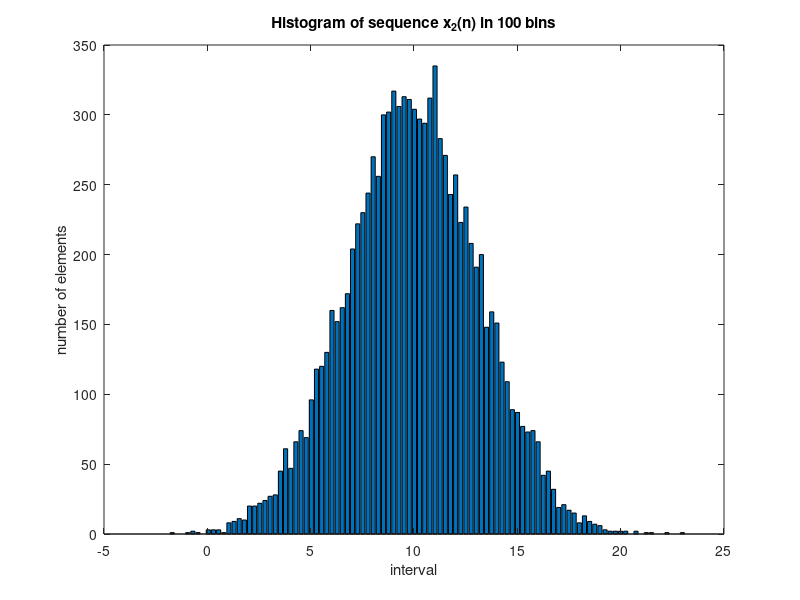

MATLAB code for this plot:
% P2.2.2: x2(n) = gaussian{10,10}
clc;

n2 = [1:10000]; 
x2 = 10 + sqrt(10)*randn(1,10000);
[h2,x2out] = hist(x2,100); 
bar(x2out,h2);
xlabel('interval');
ylabel('number of elements');
title('Histogram of sequence x_2(n) in 100 bins');
% nhan vector thi .*stepseq